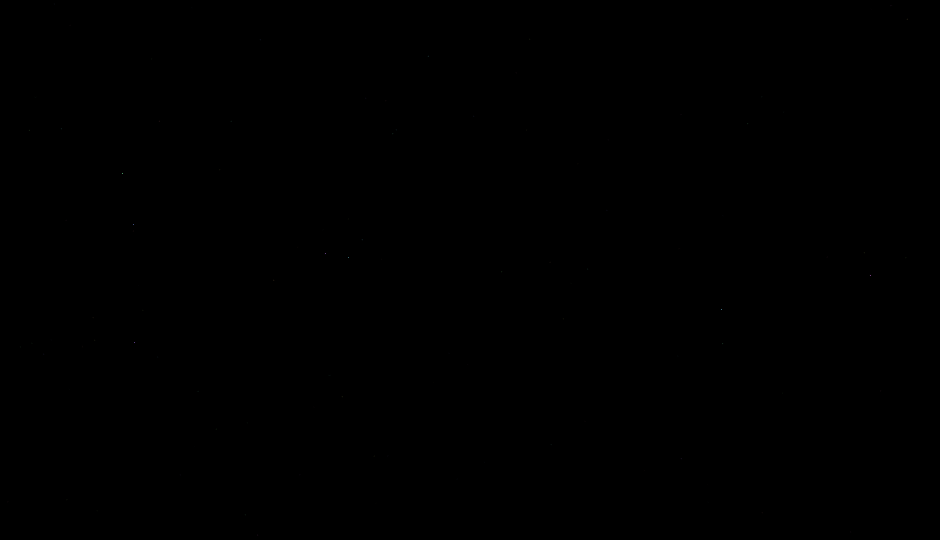
Frame 1 (no input)
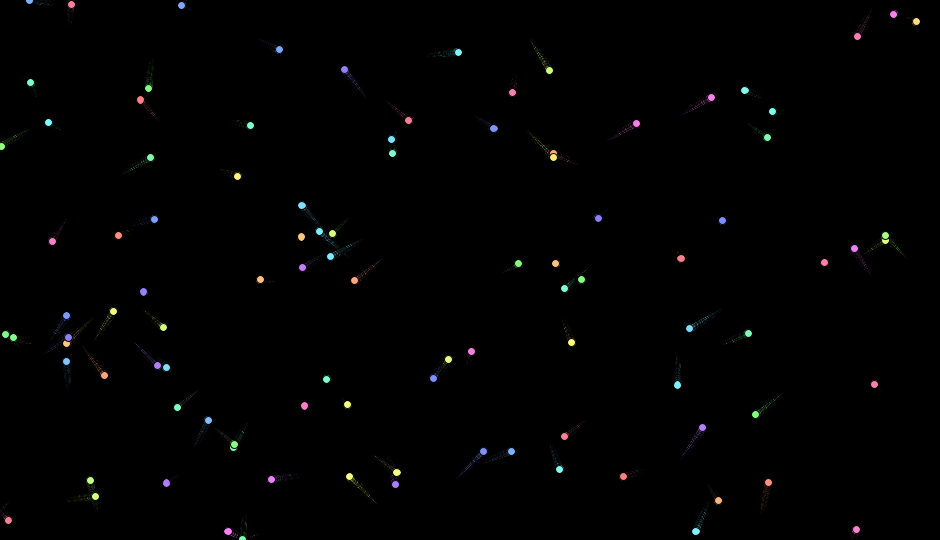
Frame 60 (the mouse pressed at the canvas centre just before this capture)
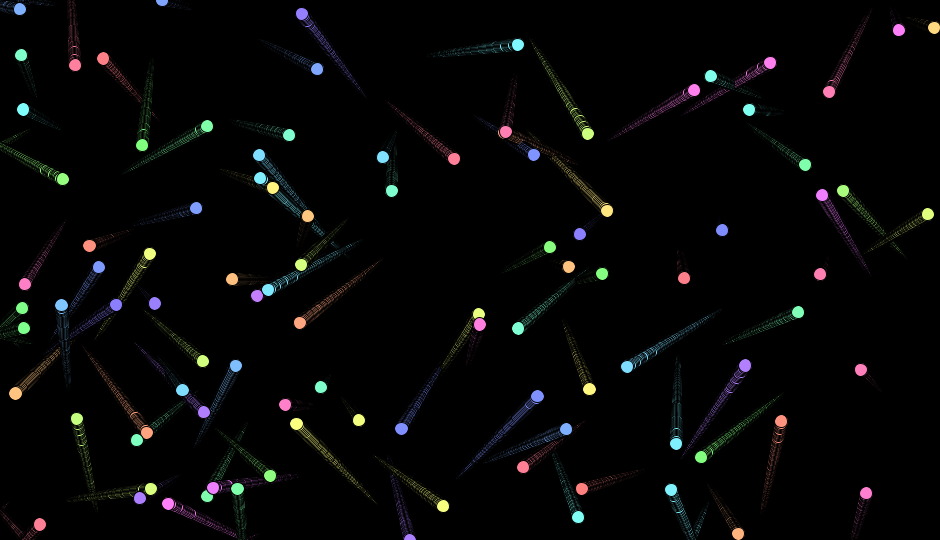
Frame 120 (the mouse held since frame 60 and released just before this capture)

The Processing sketch that drew these frames (run headless with seeded random() and noise(); from frame 60 on, the mouse is pressed at the canvas centre):

// Processing sketch: movingcircles
// ── movingcircles.pde
ArrayList<Node> nodes;

float w = 940;
float h = 540;
float startSpeed = 0.5;
float max = 100.0;

void setup()
{
    size(940, 540);
    background(0);
    colorMode(HSB,1.0);
    nodes = new ArrayList<Node>();
    for(int i = 0; i < 100; i++)
    {
      nodes.add( new Node(random(0,w),random(0,h), startSpeed*random(-1.0,1.0), startSpeed*random(-1.0,1.0) ));
    }
}

void draw()
{
  for(Node n : nodes)
  {
    if(n.x + n.vx > w || n.x + n.vx < 0)
    {
      n.vx = -n.vx;
    }
    n.x +=n.vx*millis()/1000.0;
    
    if(n.y + n.vy > h || n.y + n.vy < 0)
    {
      n.vy = -n.vy;
    }
    
    n.y += n.vy*millis()/1000.0;
    print(n.vx);
    
    n.draw();
  }
  
}

class Node
{
  float x = 0.0;
  float y = 0.0;
  
  float vx = 0.0;
  float vy = 0.0;
  
  float h;
  
  Node(float x, float y, float vx, float vy)
  {
    this.x = x;
    this.y = y;
    this.vx = vx;
    this.vy = vy;
    
    h = random(0.0,1.0);
  }
  void draw()
  {
    fill(h,0.5,1.0);
    ellipse(this.x,this.y,constrain(5*millis()/1000.0,0.0, max),constrain(5*millis()/1000.0,0.0,max));
  }
  
}
